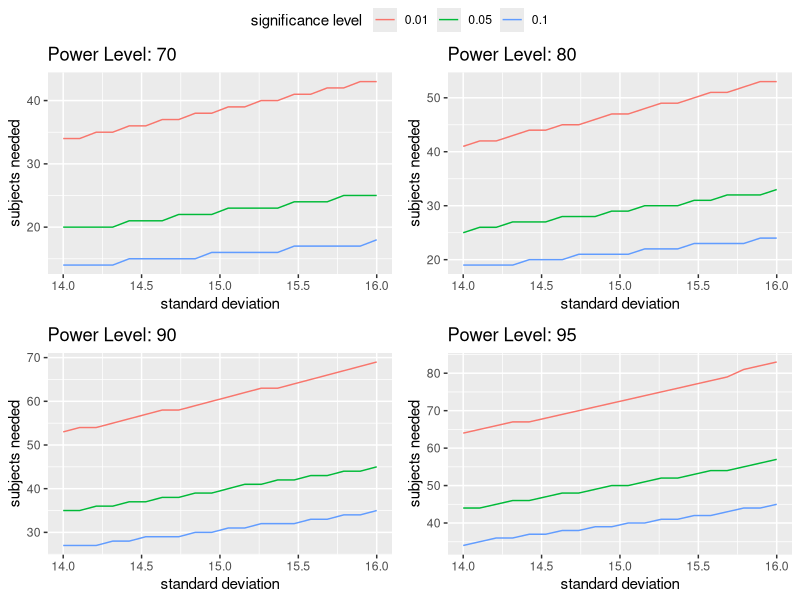

The R source for this figure:
## ---- chunk 1
knitr::opts_chunk$set(echo = FALSE, message = FALSE)
## ---- chunk 2
library("pwr")
n = pwr.t.test(d = - 10 / 15, sig.level = 0.05, power = 0.8, type = "two.sample", 
           alternative = "less")
n_round = ceiling(n$n) # round to the next higher integer
# print(n_round)
## ---- chunk 3
library("ggplot2")
library("tidyr")
library("ggpubr")
k = 20
alpha = c(0.01, 0.05, 0.1)
l = length(alpha)
sd = seq(from = 14, to = 16, length= k)
samplesizes_70 = matrix(nrow = k, ncol = l) 
samplesizes_80 = matrix(nrow = k, ncol = l) 
samplesizes_90 = matrix(nrow = k, ncol = l) 
samplesizes_95 = matrix(nrow = k, ncol = l) 
for (j in 1:l) {
  for (i in 1:k) {
    n_70 = pwr.t.test(d = - 10 / sd[i], sig.level = alpha[j], power = 0.7, type = "two.sample", 
             alternative = "less")
    n_80 = pwr.t.test(d = - 10 / sd[i], sig.level = alpha[j], power = 0.8, type = "two.sample", 
             alternative = "less")
    n_90 = pwr.t.test(d = - 10 / sd[i], sig.level = alpha[j], power = 0.9, type = "two.sample", 
             alternative = "less")
    n_95 = pwr.t.test(d = - 10 / sd[i], sig.level = alpha[j], power = 0.95, type = "two.sample", 
             alternative = "less")
    samplesizes_70[i, j] = ceiling(n_70$n)
    samplesizes_80[i, j] = ceiling(n_80$n)
    samplesizes_90[i, j] = ceiling(n_90$n)
    samplesizes_95[i, j] = ceiling(n_95$n)
  }
}
# create plot dataframes for each power level
plot_data_70 = as.data.frame(samplesizes_70)
names(plot_data_70) = c("0.01", "0.05", "0.1")
plot_data_70$x = sd # add x-axis
plotdata_long_70 <- plot_data_70 %>% # Reshape the data from wide to long format
  gather(key = "column", value = "value", -x)

plot_data_80 = as.data.frame(samplesizes_80)
names(plot_data_80) = c("0.01", "0.05", "0.1")
plot_data_80$x = sd # add x-axis
plotdata_long_80 <- plot_data_80 %>% # Reshape the data from wide to long format
  gather(key = "column", value = "value", -x)

plot_data_90 = as.data.frame(samplesizes_90)
names(plot_data_90) = c("0.01", "0.05", "0.1")
plot_data_90$x = sd # add x-axis
plotdata_long_90 <- plot_data_90 %>% # Reshape the data from wide to long format
  gather(key = "column", value = "value", -x)

plot_data_95 = as.data.frame(samplesizes_95)
names(plot_data_95) = c("0.01", "0.05", "0.1")
plot_data_95$x = sd # add x-axis
plotdata_long_95 <- plot_data_95 %>% # Reshape the data from wide to long format
  gather(key = "column", value = "value", -x)


# Plotting for each power level
plot_70 = ggplot(plotdata_long_70, aes(x = x, y = value, color = factor(column))) +
  geom_line() +
  labs(x = "standard deviation", y = "subjects needed", color = "significance level") +
  ggtitle("Power Level: 70")
  scale_color_discrete(labels = c("0.01", "0.05", "0.1"))  # Customize the legend labels 
  
plot_80 = ggplot(plotdata_long_80, aes(x = x, y = value, color = factor(column))) +
  geom_line() +
  labs(x = "standard deviation", y = "subjects needed", color = "significance level") +
  ggtitle("Power Level: 80")
  scale_color_discrete(labels = c("0.01", "0.05", "0.1"))  # Customize the legend labels 

plot_90 = ggplot(plotdata_long_90, aes(x = x, y = value, color = factor(column))) +
  geom_line() +
  labs(x = "standard deviation", y = "subjects needed", color = "significance level") +
  ggtitle("Power Level: 90")
  scale_color_discrete(labels = c("0.01", "0.05", "0.1"))  # Customize the legend labels 
  
plot_95 = ggplot(plotdata_long_95, aes(x = x, y = value, color = factor(column))) +
  geom_line() +
  labs(x = "standard deviation", y = "subjects needed", color = "significance level") +
  ggtitle("Power Level: 95")
  scale_color_discrete(labels = c("0.01", "0.05", "0.1"))  # Customize the legend labels 
  
ggarrange(plot_70, plot_80, plot_90, plot_95, nrow = 2, ncol = 2, common.legend = TRUE)
